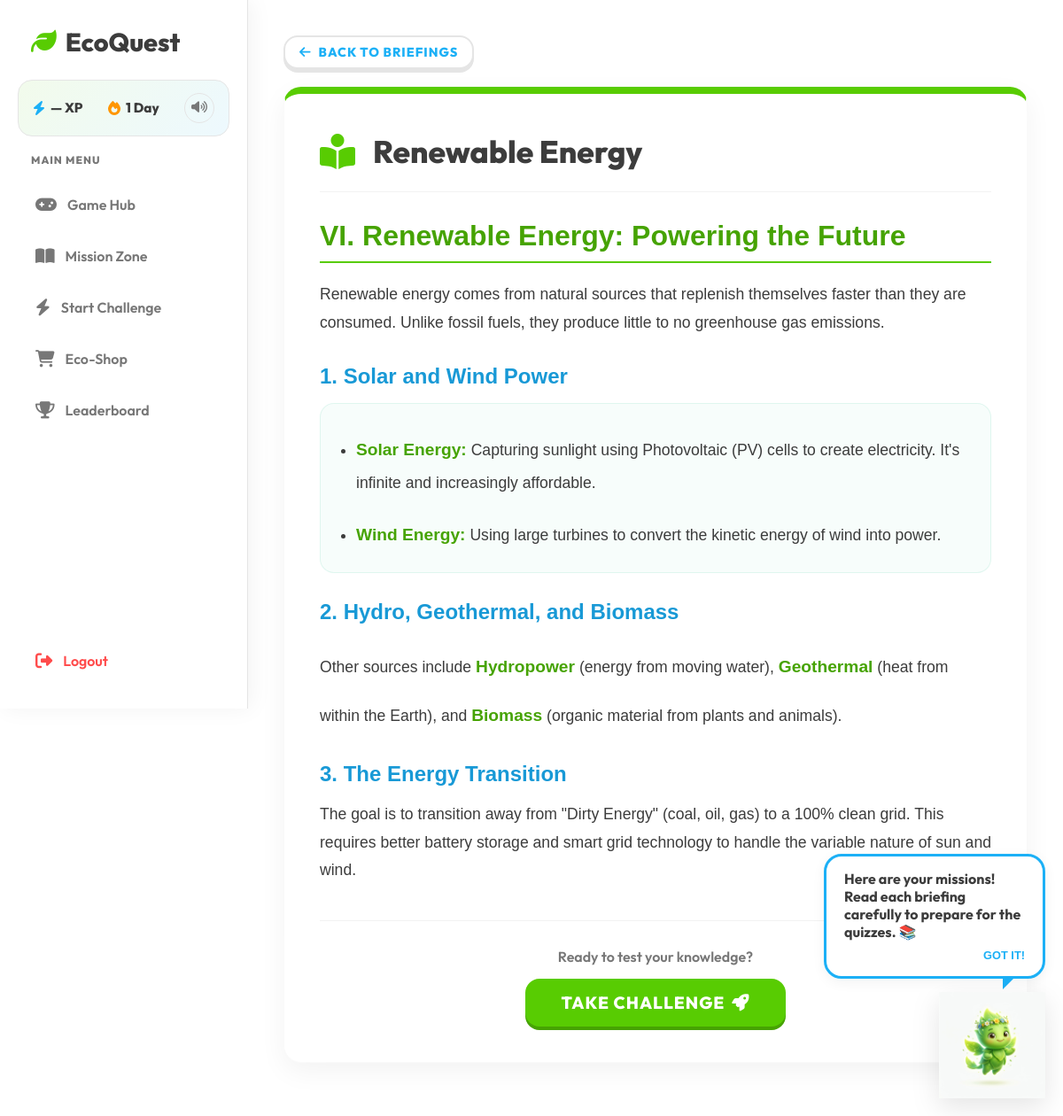
Screenshot of /learning/6 (signed in) with the database file from the repository.
### tables this page shows
CREATE TABLE topics (
    topic_id INTEGER PRIMARY KEY AUTOINCREMENT,
    topic_name TEXT NOT NULL,
    content TEXT
, icon TEXT, description TEXT);

### app.py (the view)
@app.route("/learning/<int:topic_id>")
def topic_detail(topic_id):
    if "user_id" not in session:
        return redirect("/")
    conn = get_connection()
    cursor = conn.cursor()
    cursor.execute("SELECT topic_id, topic_name, content FROM topics WHERE topic_id=?", (topic_id,))
    topic = cursor.fetchone()
    conn.close()
    if not topic:
        return redirect("/learning")
    return render_template("topic_detail.html", topic=topic)

### app.py (called while the page is built)
def get_connection():
    return sqlite3.connect("database.db")

### templates/topic_detail.html (shortened to what this page needs)
{% extends "base.html" %}
{% block content %}
<div class="animate-fade-in" style="max-width: 900px; margin: 0 auto;">
    <div style="margin-bottom: 20px;">
        <a href="{{ url_for('learning') }}" class="btn btn-secondary" style="padding: 8px 16px; font-size: 0.9rem;">
            <i class="fa-solid fa-arrow-left"></i> Back to Briefings
        </a>
    </div>
    <div class="card" style="border-top: 8px solid var(--primary); padding: 40px;">
        <div
            style="display: flex; align-items: center; gap: 20px; margin-bottom: 30px; border-bottom: 1px solid rgba(0,0,0,0.05); padding-bottom: 20px;">
            <div style="font-size: 2.5rem; color: var(--primary);">
                <i class="fa-solid fa-book-open-reader"></i>
            </div>
            <h1 style="font-size: 2.2rem; color: var(--text-main); margin: 0;">{{ topic[1] }}</h1>
        </div>
        <div class="detailed-content" style="line-height: 1.8; color: var(--text-main); font-size: 1.1rem;">
            {{ topic[2] | safe }}
        </div>
        <div style="margin-top: 40px; padding-top: 30px; border-top: 1px solid rgba(0,0,0,0.05); text-align: center;">
            <p class="text-muted" style="margin-bottom: 15px; font-weight: 600;">Ready to test your knowledge?</p>
            <a href="{{ url_for('quiz', topic_id=topic[0]) }}" class="btn"
                style="font-size: 1.2rem; padding: 15px 40px;">
                Take Challenge <i class="fa-solid fa-rocket"></i>
            </a>
        </div>
    </div>
</div>
{% endblock %}

### static/style.css (style rules this page uses)
:root { --primary: #58CC02; --primary-dark: #46a302; --primary-light: #89E219; --secondary: #1CB0F6; --secondary-dark: #1899d6; --accent: #FFC800; --danger: #FF4B4B; --danger-dark: #EA2B2B; --background: #FFFFFF; --bg-light: #FFFFFF; --bg-sidebar: #F7F7F7; --surface: #FFFFFF; --text-main: #3C3C3C; --text-muted: #777777; --warning: #FFC800; --warning-dark: #D3A600; --border-color: #E5E5E5; --glass-bg: rgba(255, 255, 255, 0.9); --glass-border: rgba(255, 255, 255, 0.4); --glass-shadow: 0 8px 32px 0 rgba(31, 38, 135, 0.07); --radius-lg: 20px; --radius-md: 16px; --radius-sm: 12px; --transition: all 0.2s ease-in-out; --font-main: 'Nunito', sans-serif; --shadow: 0 4px 15px rgba(0,0,0,0.05); --coin-gold: #FFD700; --streak-fire: #FF4500; }
* { box-sizing: border-box; margin: 0; padding: 0; }
body { font-family: 'Outfit', 'Nunito', sans-serif; background-color: var(--background); color: var(--text-main); min-height: 100vh; display: flex; overflow-x: hidden; }
h1, h2, h3, h4, h5, h6 { font-weight: 800; color: var(--text-main); line-height: 1.2; }
.text-muted { color: var(--text-muted); }
.card { background: var(--surface); padding: 30px; border-radius: var(--radius-lg); box-shadow: 0 10px 30px rgba(0, 0, 0, 0.05); transition: var(--transition); border: 1px solid rgba(0, 0, 0, 0.02); }
.btn { display: inline-flex; align-items: center; justify-content: center; gap: 8px; background: var(--primary); color: white; padding: 14px 28px; border: none; border-radius: var(--radius-md); font-size: 1.1rem; font-weight: 800; text-transform: uppercase; letter-spacing: 1px; cursor: pointer; transition: var(--transition); text-decoration: none; box-shadow: 0 4px 0 var(--primary-dark); }
.btn-secondary { background: white; color: var(--secondary); border: 2px solid var(--border-color); box-shadow: 0 4px 0 var(--border-color); }
.briefing-content { font-family: 'Nunito', sans-serif; line-height: 1.8; }
.briefing-title { color: var(--primary-dark); font-size: 2rem; border-bottom: 2px solid var(--primary); padding-bottom: 10px; margin-top: 30px; margin-bottom: 20px; }
.briefing-section { color: var(--secondary-dark); margin-top: 30px; margin-bottom: 15px; font-size: 1.5rem; }
.animate-fade-in { animation: fadeIn 0.6s cubic-bezier(0.4, 0, 0.2, 1) forwards; }

### templates/topic_detail.html (style rules this page uses)
.detailed-content strong { color: var(--primary-dark); font-size: 1.2rem; display: inline-block; margin-top: 15px; margin-bottom: 5px; }
.detailed-content ul { background: rgba(16, 185, 129, 0.03); padding: 20px 20px 20px 40px; border-radius: var(--radius-md); border: 1px solid rgba(16, 185, 129, 0.1); }
.detailed-content li { margin-bottom: 10px; }
.detailed-content li:last-child { margin-bottom: 0; }

### rows the page displays
topics: topic_name "Renewable Energy", content "VI. Renewable Energy: Powering the Future Renewable energy comes from natural sources that replenish themselves faster than they are consumed. Unlike fossil fuels, they produce little to no greenhouse gas emissions. 1. Solar and Wind Power Solar Energy: Capturing sunlight using Photovoltaic (PV) cells to create electricity. It's infinite and increasingly affordable. Wind Energy: Using large turbines to convert the kinetic energy of wind into power. 2. Hydro, Geothermal, and Biomass Other sources include Hydropower (energy from moving water), Geothermal (heat from within the Earth), and Biomass (organic material from plants and animals). 3. The Energy Transition The goal is to transition…"

### other values shown
{{ session.get('xp', '—') }} "—"
{{ session.get('streak', 1) }} "1"
